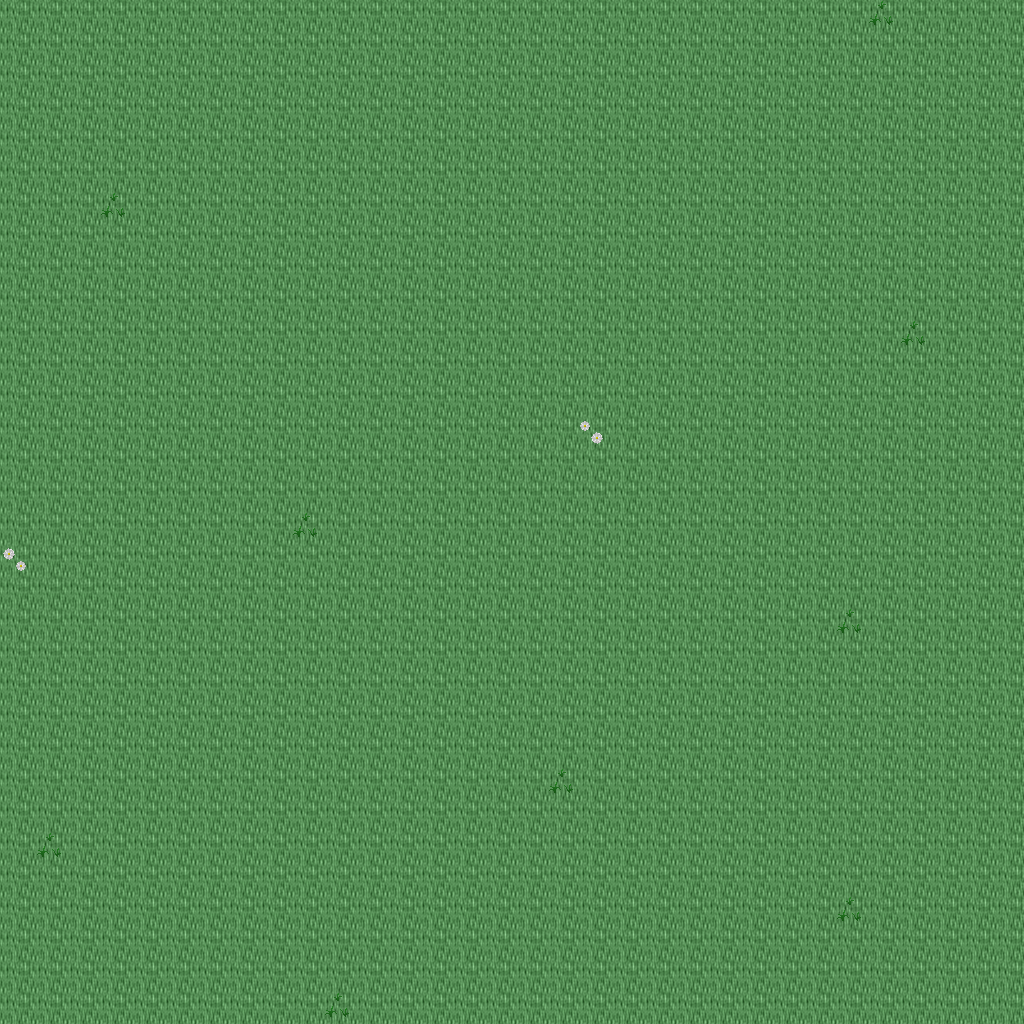

This is a level from a 2D game, rendered from its Tiled map with the project's own tilesets. A one-line summary and the map file follow, with tile-layer data summarised:
An orthogonal 32x32 tile map with 32x32 px tiles, 5 tile layers (Ground, Objects, Objects2, Above, ...), 1 hidden layer not drawn, 43 tilesets.

<map version="1.10" tiledversion="1.11.0" orientation="orthogonal" renderorder="right-down" width="32" height="32" tilewidth="32" tileheight="32" infinite="0" nextlayerid="11" nextobjectid="1">
 <tileset firstgid="1" name="ground_ground" tilewidth="32" tileheight="32" tilecount="33" columns="3">
  <image source="../drawable/ground_ground.png" width="96" height="352" />
 </tileset>
 <tileset firstgid="34" name="ground_water_water" tilewidth="32" tileheight="32" tilecount="24" columns="3">
  <image source="../drawable/ground_water_water.png" width="96" height="256" />
 </tileset>
 <tileset firstgid="58" name="ground_square_patch" tilewidth="32" tileheight="32" tilecount="9" columns="3">
  <image source="../drawable/ground_square_patch.png" width="96" height="96" />
 </tileset>
 <tileset firstgid="67" name="building_wall_wall_brown" tilewidth="32" tileheight="32" tilecount="12" columns="3">
  <image source="../drawable/building_wall_wall_brown.png" width="96" height="128" />
 </tileset>
 <tileset firstgid="79" name="ground_water_pool_grassy" tilewidth="32" tileheight="32" tilecount="27" columns="9">
  <image source="../drawable/ground_water_pool_grassy.png" width="288" height="96" />
 </tileset>
 <tileset firstgid="106" name="ground_ridge_earth_dark" tilewidth="32" tileheight="32" tilecount="96" columns="12">
  <image source="../drawable/ground_ridge_earth_dark.png" width="384" height="256" />
 </tileset>
 <tileset firstgid="202" name="plant_grasses" tilewidth="32" tileheight="32" tilecount="6" columns="3">
  <image source="../drawable/plant_grasses.png" width="96" height="64" />
 </tileset>
 <tileset firstgid="208" name="plant_flower_daisy_white" tilewidth="32" tileheight="32" tilecount="8" columns="2">
  <image source="../drawable/plant_flower_daisy_white.png" width="64" height="128" />
 </tileset>
 <tileset firstgid="216" name="ground_rock_pebbles" tilewidth="32" tileheight="32" tilecount="3" columns="1">
  <image source="../drawable/ground_rock_pebbles.png" width="32" height="96" />
 </tileset>
 <tileset firstgid="219" name="ground_rock_rocks_2" tilewidth="32" tileheight="32" tilecount="4" columns="2">
  <image source="../drawable/ground_rock_rocks_2.png" width="64" height="64" />
 </tileset>
 <tileset firstgid="223" name="item_pot_pot_grey" tilewidth="32" tileheight="32" tilecount="1" columns="1">
  <image source="../drawable/item_pot_pot_grey.png" width="32" height="32" />
 </tileset>
 <tileset firstgid="224" name="plant_bush_bushes" tilewidth="32" tileheight="32" tilecount="10" columns="5">
  <image source="../drawable/plant_bush_bushes.png" width="160" height="64" />
 </tileset>
 <tileset firstgid="234" name="ground_ladder_vertical_dark" tilewidth="32" tileheight="32" tilecount="3" columns="3">
  <image source="../drawable/ground_ladder_vertical_dark.png" width="96" height="32" />
 </tileset>
 <tileset firstgid="237" name="ground_ladder_horizontal_dark" tilewidth="32" tileheight="32" tilecount="3" columns="1">
  <image source="../drawable/ground_ladder_horizontal_dark.png" width="32" height="96" />
 </tileset>
 <tileset firstgid="240" name="plant_flower_daisy_blue" tilewidth="32" tileheight="32" tilecount="8" columns="2">
  <image source="../drawable/plant_flower_daisy_blue.png" width="64" height="128" />
 </tileset>
 <tileset firstgid="248" name="ground_grass_edges" tilewidth="32" tileheight="32" tilecount="36" columns="12">
  <image source="../drawable/ground_grass_edges.png" width="384" height="96" />
 </tileset>
 <tileset firstgid="284" name="ground_grass_corners" tilewidth="32" tileheight="32" tilecount="24" columns="6">
  <image source="../drawable/ground_grass_corners.png" width="192" height="128" />
 </tileset>
 <tileset firstgid="308" name="ground_cobbled_paving" tilewidth="32" tileheight="32" tilecount="1" columns="1">
  <image source="../drawable/ground_cobbled_paving.png" width="32" height="32" />
 </tileset>
 <tileset firstgid="309" name="building_door_door_n" tilewidth="32" tileheight="32" tilecount="6" columns="3">
  <image source="../drawable/building_door_door_n.png" width="96" height="64" />
 </tileset>
 <tileset firstgid="315" name="building_door_closed" tilewidth="32" tileheight="32" tilecount="1" columns="1">
  <image source="../drawable/building_door_closed.png" width="32" height="32" />
 </tileset>
 <tileset firstgid="316" name="building_window_window_right" tilewidth="32" tileheight="32" tilecount="2" columns="2">
  <image source="../drawable/building_window_window_right.png" width="64" height="32" />
 </tileset>
 <tileset firstgid="318" name="plant_flower_daisy_red" tilewidth="32" tileheight="32" tilecount="8" columns="2">
  <image source="../drawable/plant_flower_daisy_red.png" width="64" height="128" />
 </tileset>
 <tileset firstgid="326" name="building_window_window_long" tilewidth="32" tileheight="32" tilecount="3" columns="3">
  <image source="../drawable/building_window_window_long.png" width="96" height="32" />
 </tileset>
 <tileset firstgid="329" name="plant_flower_daisy_yellow" tilewidth="32" tileheight="32" tilecount="8" columns="2">
  <image source="../drawable/plant_flower_daisy_yellow.png" width="64" height="128" />
 </tileset>
 <tileset firstgid="337" name="furniture_light_flames" tilewidth="32" tileheight="32" tilecount="6" columns="6">
  <image source="../drawable/furniture_light_flames.png" width="192" height="32" />
 </tileset>
 <tileset firstgid="343" name="building_fence_fence_chunky" tilewidth="32" tileheight="32" tilecount="21" columns="3">
  <image source="../drawable/building_fence_fence_chunky.png" width="96" height="224" />
 </tileset>
 <tileset firstgid="364" name="plant_tree_tree_green" tilewidth="32" tileheight="32" tilecount="88" columns="8">
  <image source="../drawable/plant_tree_tree_green.png" width="256" height="352" />
 </tileset>
 <tileset firstgid="452" name="plant_tree_tree_darkgreen" tilewidth="32" tileheight="32" tilecount="88" columns="8">
  <image source="../drawable/plant_tree_tree_darkgreen.png" width="256" height="352" />
 </tileset>
 <tileset firstgid="540" name="item_sign_large" tilewidth="32" tileheight="32" tilecount="15" columns="5">
  <image source="../drawable/item_sign_large.png" width="160" height="96" />
 </tileset>
 <tileset firstgid="555" name="ground_ladder_small" tilewidth="32" tileheight="32" tilecount="1" columns="1">
  <image source="../drawable/ground_ladder_small.png" width="32" height="32" />
 </tileset>
 <tileset firstgid="556" name="building_roof_blue" tilewidth="32" tileheight="32" tilecount="20" columns="5">
  <image source="../drawable/building_roof_blue.png" width="160" height="128" />
 </tileset>
 <tileset firstgid="576" name="building_decoration_chimney" tilewidth="32" tileheight="32" tilecount="2" columns="1">
  <image source="../drawable/building_decoration_chimney.png" width="32" height="64" />
 </tileset>
 <tileset firstgid="578" name="logic_creature_gnome" tilewidth="32" tileheight="32" tilecount="6" columns="6">
  <image source="../drawable/logic_creature_gnome.png" width="192" height="32" />
 </tileset>
 <tileset firstgid="584" name="logic_creature_rodent" tilewidth="32" tileheight="32" tilecount="8" columns="8">
  <image source="../drawable/logic_creature_rodent.png" width="256" height="32" />
 </tileset>
 <tileset firstgid="592" name="logic_creature_animal" tilewidth="32" tileheight="32" tilecount="32" columns="8">
  <image source="../drawable/logic_creature_animal.png" width="256" height="128" />
 </tileset>
 <tileset firstgid="624" name="logic_collision" tilewidth="32" tileheight="32" tilecount="1" columns="1">
  <image source="../drawable/logic_collision.png" width="32" height="32" />
 </tileset>
 <tileset firstgid="625" name="ground_water_water_corners" tilewidth="32" tileheight="32" tilecount="12" columns="6">
  <image source="../drawable/ground_water_water_corners.png" width="192" height="64" />
 </tileset>
 <tileset firstgid="637" name="ground_green_paving" tilewidth="32" tileheight="32" tilecount="18" columns="3">
  <image source="../drawable/ground_green_paving.png" width="96" height="192" />
 </tileset>
 <tileset firstgid="655" name="logic_protection" tilewidth="32" tileheight="32" tilecount="2" columns="2">
  <image source="../drawable/logic_protection.png" width="64" height="32" />
 </tileset>
 <tileset firstgid="657" name="light_yellow_light_5x5" tilewidth="32" tileheight="32" tilecount="25" columns="5">
  <image source="../drawable/light_yellow_light_5x5.png" width="160" height="160" />
 </tileset>
 <tileset firstgid="682" name="furniture_light_small_lamp" tilewidth="32" tileheight="32" tilecount="4" columns="4">
  <image source="../drawable/furniture_light_small_lamp.png" width="128" height="32" />
 </tileset>
 <tileset firstgid="686" name="light_door_light" tilewidth="32" tileheight="32" tilecount="12" columns="3">
  <image source="../drawable/light_door_light.png" width="96" height="128" />
 </tileset>
 <tileset firstgid="698" name="logic_creature_human_risecia" tilewidth="32" tileheight="32" tilecount="4" columns="4">
  <image source="../drawable/logic_creature_human_risecia.png" width="128" height="32" />
 </tileset>
 <layer id="1" name="Ground" width="32" height="32">
  <data>[1024 cells, 1024 non-empty, 1 distinct tile ids]</data>
 </layer>
 <layer id="2" name="Objects" width="32" height="32">
  <data>[1024 cells, 11 non-empty, 3 distinct tile ids]</data>
 </layer>
 <layer id="3" name="Objects2" width="32" height="32">
  <data>[1024 cells, 0 non-empty, 0 distinct tile ids]</data>
 </layer>
 <layer id="4" name="Above" width="32" height="32">
  <data>[1024 cells, 0 non-empty, 0 distinct tile ids]</data>
 </layer>
 <layer id="5" name="Above2" width="32" height="32">
  <data>[1024 cells, 0 non-empty, 0 distinct tile ids]</data>
 </layer>
 <layer id="6" name="Walkable" width="32" height="32" visible="0">
  <data>[1024 cells, 0 non-empty, 0 distinct tile ids]</data>
 </layer>
 <objectgroup id="7" name="Mapevents" />
 <objectgroup id="8" name="Spawn" />
 <objectgroup id="9" name="Keys" />
 <objectgroup id="10" name="Replace" />
</map>
